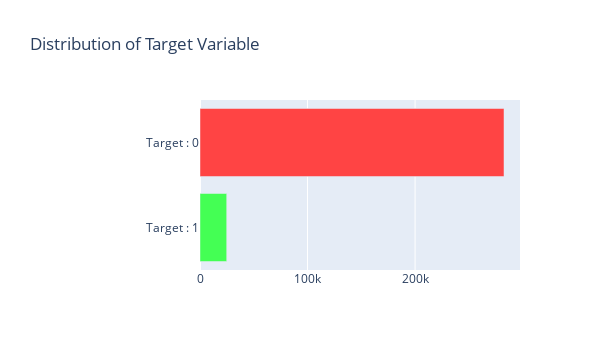

The notebook cell this image was saved under:
### Markdown cell above
> There are total 307,511 rows which contains the information of loans and there are 122 variables. 

> The target variable defines if the client had payment difficulties meaning he/she had late payment more than X days on at least one of the first Y installments of the loan. Such case is marked as 1 while other all other cases as 0.

### <a href="2.2">2.2 Distribution of Target Variable </a>

The target variable defines weather the loan was repayed or not. Let us look at what is the distribution of loan repayment in the training dataset.

### Code cell
# Target Variable Distribution 
bar_hor(app_train, "TARGET", "Distribution of Target Variable" , ["#44ff54", '#ff4444'], h=350, w=600, lm=200, xlb = ['Target : 1','Target : 0'])

### Figure 1 — Plotly figure (JSON) as saved in the notebook; plotly's stock layout.template omitted (floating-point values rounded to 4 significant figures)
{"data": [{"marker": {"color": ["#44ff54", "#ff4444"]}, "orientation": "h", "type": "bar", "x": [24825, 282686], "y": ["Target : 1", "Target : 0"]}], "layout": {"height": 350, "margin": {"l": 200}, "title": {"text": "Distribution of Target Variable"}, "width": 600}}
